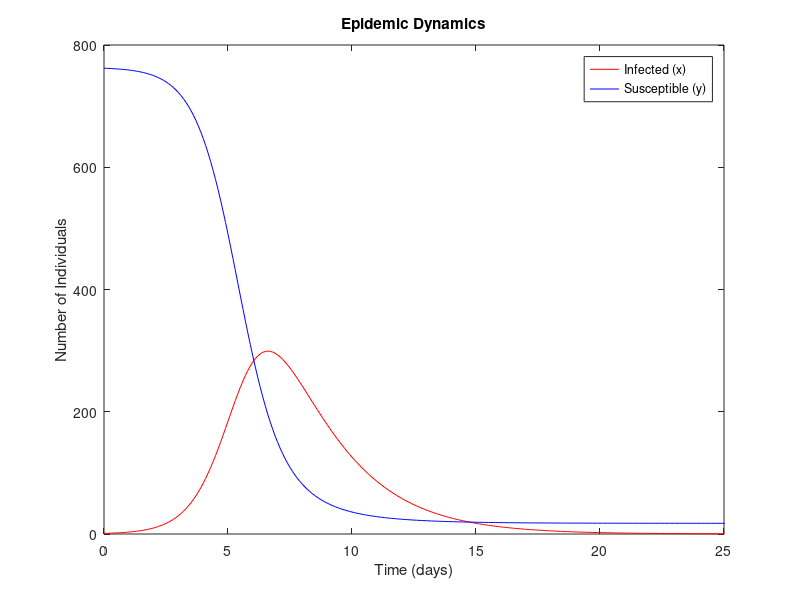
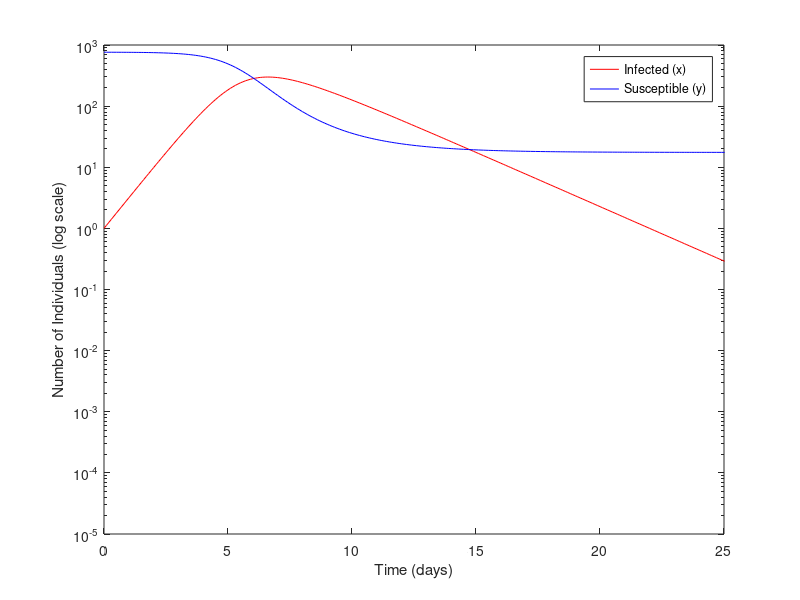

Reproduce these figures in MATLAB, in order.
% Parameters
A = 2.18e-3; % Infection rate (per day)
B = 0.44;   % Removal rate (per day)
N = 763;    % Total population size
x0 = 1;     % Initial infected individuals
y0 = N - x0; % Initial susceptible individuals
t_end = 50; % End time (days)
dt = 0.1;   % Time step (days)

% Initialize variables
t = 0:dt:t_end;
x = zeros(size(t));
y = zeros(size(t));
z = zeros(size(t));
x(1) = x0;
y(1) = y0;
z(1) = 0;

% Euler's method
for i = 1:length(t)-1
    dx = A * x(i) * y(i) - B * x(i);
    dy = -A * x(i) * y(i);
    dz = B * x(i);
    
    x(i+1) = x(i) + dx * dt;
    y(i+1) = y(i) + dy * dt;
    z(i+1) = z(i) + dz * dt;
end

% Plotting
figure;
%subplot(2,1,1);
plot(t, x, 'r', t, y, 'b');
xlabel('Time (days)');
ylabel('Number of Individuals');
legend('Infected (x)', 'Susceptible (y)');
title('Epidemic Dynamics');
xlim([0 25]);

figure;
%subplot(2,1,2);
semilogy(t, x, 'r', t, y, 'b');
xlabel('Time (days)');
ylabel('Number of Individuals (log scale)');
legend('Infected (x)', 'Susceptible (y)');
xlim([0 25]);
% Finding the time when x reaches its maximum value
[max_x, idx] = max(x);
time_max_x = t(idx);
disp(['Time when x reaches maximum value: ', num2str(time_max_x), ' days']);
